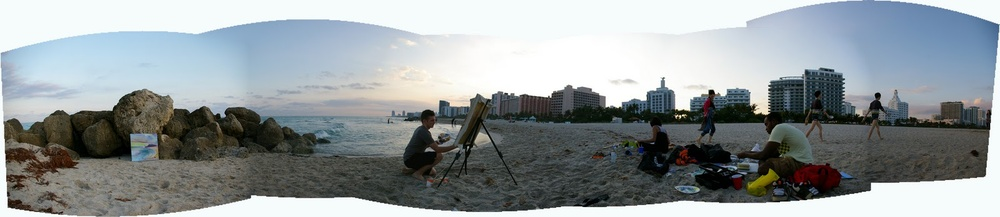
#> input picture haar-face-detection/images/beachPanorama.jpg, 1000 x 217 px, shrunk from 1600 x 347 before the run
$ python filter.py --image ../../../../../../haar-face-detection/images/beachPanorama.jpg --output out.png --mode b
#> lines starting #> are read from the running program, lines starting #| are printed output that depends on the picture
import numpy as np
import cv2
import os
import argparse

# Instantiate the parser
parser = argparse.ArgumentParser(description='Increase the brightness of an image')
# Construct the arguments
parser.add_argument("-i", "--image", type=str, required=True, help="path to input image")
parser.add_argument("-o", "--output", type=str, required=True, help="output path")
parser.add_argument("-m", "--mode", type=str, required=True, choices=['b', 'h', 'g'], help="mode")
parser.add_argument("-v", "--value", type=int, help="brightness value")
parser.add_argument("-r", "--radius", type=int, help="glow radius")
parser.add_argument("-s", "--strength", type=int, help="glow strength")
args = vars(parser.parse_args())

image_path = args["image"]
mode = args["mode"]
filename = os.path.basename(args["image"])
brightness = args["value"]
output = args["output"]
radius = args["radius"]
strength = args["strength"]

'''
There are three different methods to apply a filter to illuminate a single image:

adjust_brightness():
Calculates the brightness of an image. If the image mean brightness of the image is calculated to be less than 50%,
it uses the alpha/beta pixel values to adjust brightness of the image. This maybe useful to invoke during the image upload process.
command =>  filter.py --image 'path to input image/filename' --output 'path to write new image' --mode 'b' --value [integer]

adjust_hsv():
Calculates the brightness of an image. If the image mean brightness of the image is calculated to be less than 50%,
it uses the hue and saturation values to adjust the brightness of the image. This maybe useful to invoke during the image upload process.
command =>  filter.py --image 'path to input image/filename' --output 'path to write new image' --mode 'h' --value [integer]

apply_glow()
uses a Gaussian blurring effect to brighten the image.  Front-end can change the effect of the image by passing in two arguments
radius and strength
command =>  filter.py --image 'path to input image/filename' --output 'path to write new image' --mode 'g' --radius [integer] --strength [integer]

TO DO: Append some indicator to filename to indicate filter was applied
TO DO: Add file extension validation
'''


def detect_brightness(image_path, filename):
#> called with filename = 'beachPanorama.jpg'
    img = cv2.imread(image_path, cv2.IMREAD_GRAYSCALE)
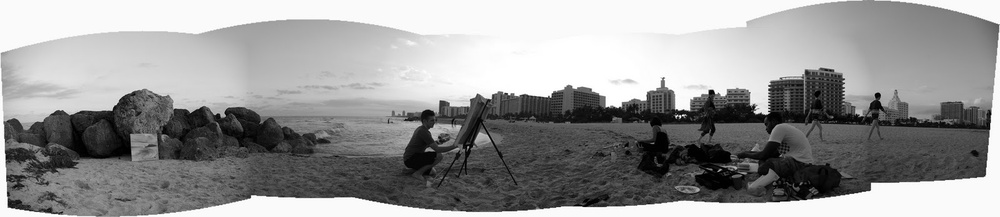
#> img: shape (217, 1000); min 0, max 255, mean 150.4
    # Calculate mean brightness as percentage
    mean_percent = np.mean(img) * 100 / 255
#> mean_percent = 59
    classification = "dark" if mean_percent < 49 else "light"
#> classification = 'light'
    print(f'{filename}: {classification} ({mean_percent:.1f}%)')
#| beachPanorama.jpg: light (59.0%)
    return classification


def adjust_brightness(image_path, filename, brightness, output):
    # Apply filter if mean brightness was below 50%
    if detect_brightness(image_path, filename) == "dark":
        img = cv2.imread(image_path)
        dst = img.copy()
        if brightness != 0:
            if brightness > 0:
                shadow = brightness
                highlight = 255
            else:
                shadow = 0
                highlight = 255 + brightness

        alpha_b = (highlight - shadow) / 255
        gamma_b = shadow
        adjusted_image = cv2.convertScaleAbs(img, dst, alpha_b, gamma_b)
        # Write the image to the output path
        cv2.imwrite(os.path.join(output, f'{filename}'), adjusted_image)


def adjust_hsv(image_path, filename, brightness, output):
    # Apply filter if mean brightness was below 50%
    if detect_brightness(image_path, filename) == "dark":
        img = cv2.imread(image_path)
        hsv = cv2.cvtColor(img, cv2.COLOR_BGR2HSV)
        h, s, v = cv2.split(hsv)

        lim = 255 - brightness
        v[v > lim] = 255
        v[v <= lim] += brightness

        final_hsv = cv2.merge((h, s, v))
        adjusted_image = cv2.cvtColor(final_hsv, cv2.COLOR_HSV2BGR)
        # Write the image to the output path
        cv2.imwrite(os.path.join(output, f'{filename}'), adjusted_image)


def apply_glow(image_path, filename, radius, strength, output):
    img = cv2.imread(image_path, cv2.IMREAD_COLOR)
    img_blurred = cv2.GaussianBlur(img, (radius, radius), 1)
    adjusted_image = cv2.addWeighted(img, 1, img_blurred, strength, 0)
    # Write the image to the output path
    cv2.imwrite(os.path.join(output, f'{filename}'), adjusted_image)


def main():
    if mode == 'b':
        adjust_brightness(image_path, filename, brightness, output)
    elif mode == 'h':
        adjust_hsv(image_path, filename, brightness, output)
    elif mode == 'g':
        apply_glow(image_path, filename, radius, strength, output)


if __name__ == "__main__":
    main()

$ run again, on haar-face-detection/images/paris-skyline1.jpg
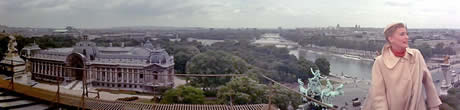
#> input picture haar-face-detection/images/paris-skyline1.jpg, 460 x 110 px
#> in detect_brightness, `img = cv2.imread(image_path, cv2.IMREAD_GRAYSCALE)`:
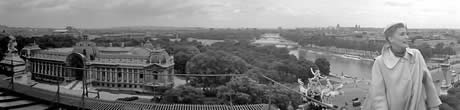
#> img: shape (110, 460); min 0, max 255, mean 125.2
#> mean_percent = 49.1
#> classification = 'light'
#| paris-skyline1.jpg: light (49.1%)
